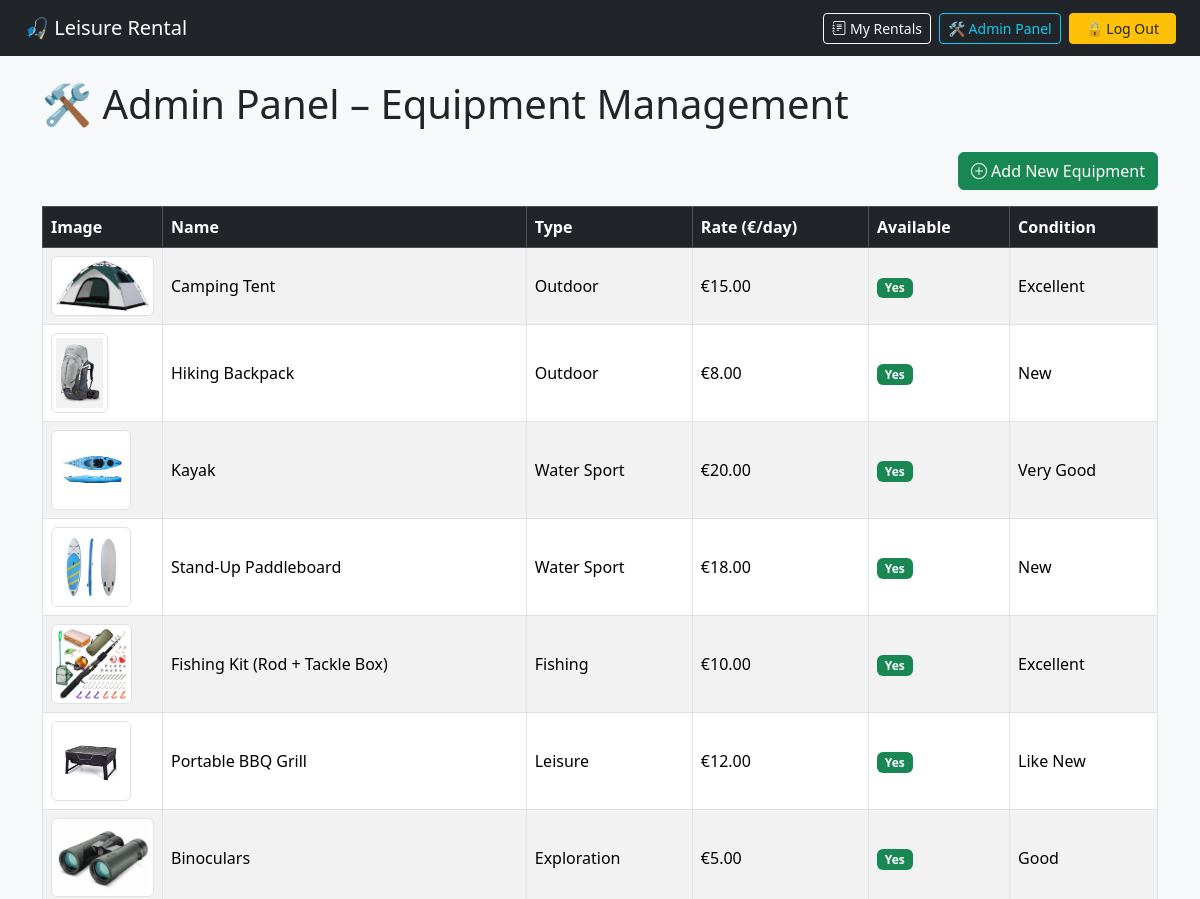
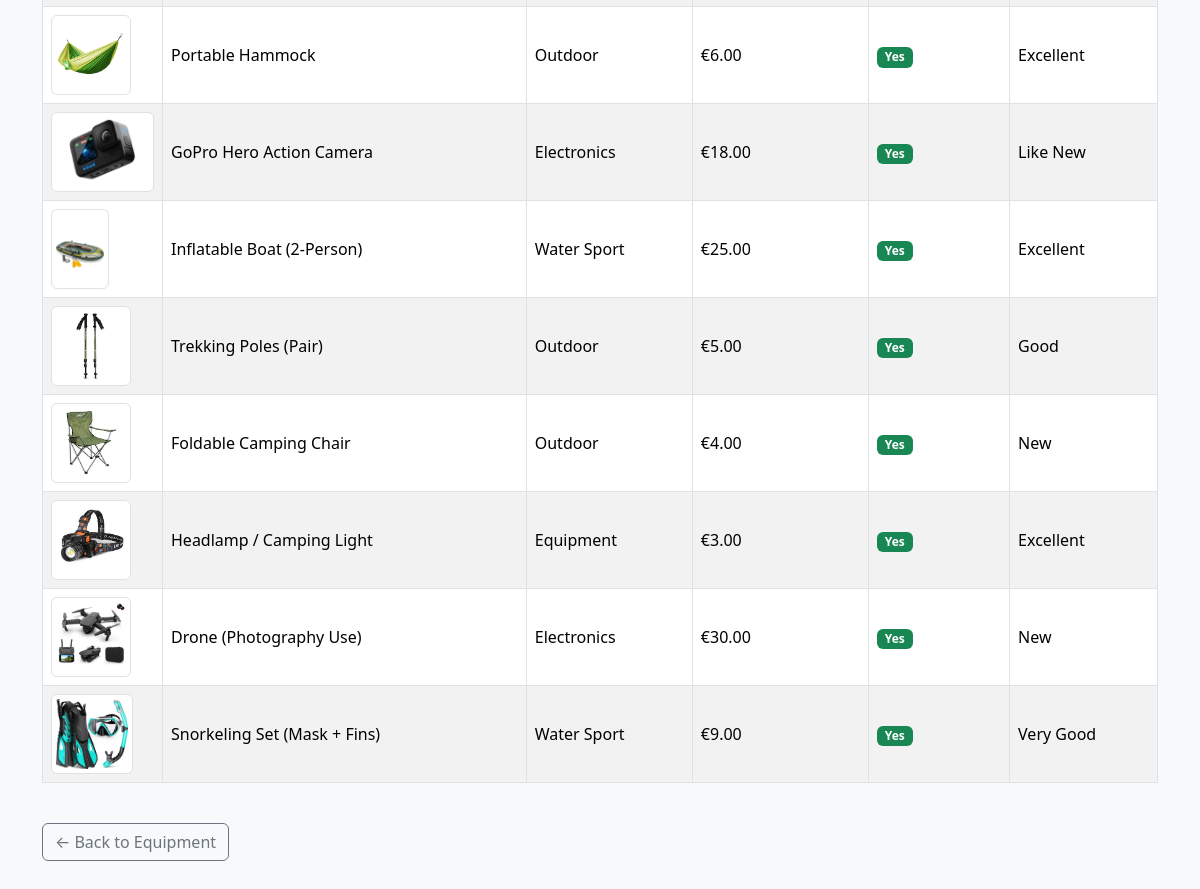
Screenshot of /admin-panel/ (signed in) with the database file from the repository (2 pictures, top to bottom).
### rental/models.py (models this page shows, shortened)
class Equipment(models.Model):
    name = models.CharField(max_length=100)
    type = models.CharField(max_length=50)
    daily_rate = models.DecimalField(max_digits=6, decimal_places=2)
    available = models.BooleanField(default=True)
    condition = models.CharField(max_length=50)
    image = models.ImageField(upload_to='equipment_images/', blank=True, null=True)  # 👈 Add this

### rental/views.py (the view)
# urls.py: path('admin-panel/', equipment_admin, name='equipment_admin'),
@user_passes_test(is_admin)
def equipment_admin(request):
    equipments = Equipment.objects.all()
    return render(request, 'rental/equipment_admin.html', {'equipments': equipments})

### rental/views.py (called while the page is built)
def is_admin(user):
    return user.is_authenticated and user.role == 'ADMIN'

### rental/templates/rental/equipment_admin.html (shortened to what this page needs)
{% extends 'rental/base.html' %}
{% block content %}
<h1 class="mb-4">🛠 Admin Panel – Equipment Management</h1>
<div class="d-flex justify-content-end mb-3">
  <a href="{% url 'add_equipment' %}" class="btn btn-success">
    <i class="bi bi-plus-circle"></i> Add New Equipment
  </a>
</div>
{% if equipments %}
  <div class="table-responsive">
    <table class="table table-bordered table-striped align-middle">
      <thead class="table-dark">
        <tr>
          <th>Image</th>
          <th>Name</th>
          <th>Type</th>
          <th>Rate (€/day)</th>
          <th>Available</th>
          <th>Condition</th>
        </tr>
      </thead>
      <tbody>
        {% for equipment in equipments %}
        <tr>
          <td style="width: 120px;">
            {% if equipment.image %}
              <img src="{{ equipment.image.url }}" class="img-thumbnail" style="max-height: 80px;" alt="{{ equipment.name }}">
            {% else %}
              <img src="https://via.placeholder.com/100x80?text=No+Image" class="img-thumbnail" alt="No image">
            {% endif %}
          </td>
          <td>{{ equipment.name }}</td>
          <td>{{ equipment.type }}</td>
          <td>€{{ equipment.daily_rate }}</td>
          <td>
            {% if equipment.available %}
              <span class="badge bg-success">Yes</span>
            {% else %}
              <span class="badge bg-danger">No</span>
            {% endif %}
          </td>
          <td>{{ equipment.condition }}</td>
        </tr>
        {% endfor %}
      </tbody>
    </table>
  </div>
{% else %}
  <div class="alert alert-info">No equipment found.</div>
{% endif %}
<a href="{% url 'equipment_list' %}" class="btn btn-outline-secondary mt-4">← Back to Equipment</a>
{% endblock %}

### rows the page displays
Equipment: image (picture), name "Camping Tent", type "Outdoor", daily_rate "15.00", available "Yes", condition "Excellent"
Equipment: image (picture), name "Hiking Backpack", type "Outdoor", daily_rate "8.00", available "Yes", condition "New"
Equipment: image (picture), name "Kayak", type "Water Sport", daily_rate "20.00", available "Yes", condition "Very Good"
Equipment: image (picture), name "Stand-Up Paddleboard", type "Water Sport", daily_rate "18.00", available "Yes", condition "New"
Equipment: image (picture), name "Fishing Kit (Rod + Tackle Box)", type "Fishing", daily_rate "10.00", available "Yes", condition "Excellent"
Equipment: image (picture), name "Portable BBQ Grill", type "Leisure", daily_rate "12.00", available "Yes", condition "Like New"
Equipment: image (picture), name "Binoculars", type "Exploration", daily_rate "5.00", available "Yes", condition "Good"
Equipment: image (picture), name "Portable Hammock", type "Outdoor", daily_rate "6.00", available "Yes", condition "Excellent"
Equipment: image (picture), name "GoPro Hero Action Camera", type "Electronics", daily_rate "18.00", available "Yes", condition "Like New"
Equipment: image (picture), name "Inflatable Boat (2-Person)", type "Water Sport", daily_rate "25.00", available "Yes", condition "Excellent"
Equipment: image (picture), name "Trekking Poles (Pair)", type "Outdoor", daily_rate "5.00", available "Yes", condition "Good"
Equipment: image (picture), name "Foldable Camping Chair", type "Outdoor", daily_rate "4.00", available "Yes", condition "New"
Equipment: image (picture), name "Headlamp / Camping Light", type "Equipment", daily_rate "3.00", available "Yes", condition "Excellent"
Equipment: image (picture), name "Drone (Photography Use)", type "Electronics", daily_rate "30.00", available "Yes", condition "New"
Equipment: image (picture), name "Snorkeling Set (Mask + Fins)", type "Water Sport", daily_rate "9.00", available "Yes", condition "Very Good"
